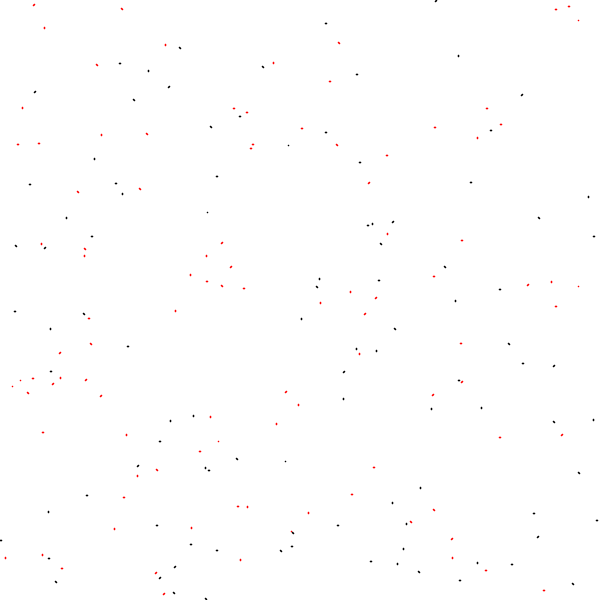
Frame 1 (no input)
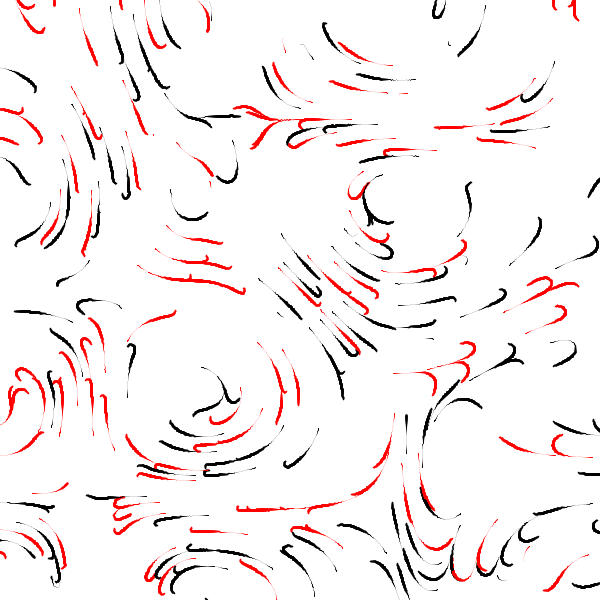
Frame 60 (the mouse pressed at the canvas centre just before this capture)
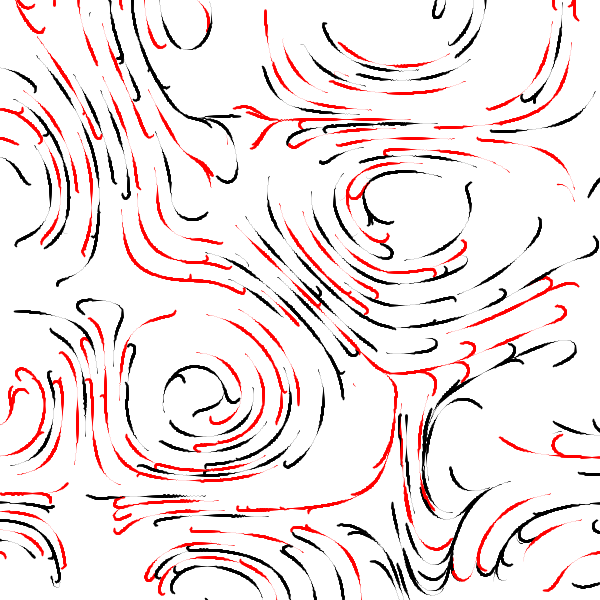
Frame 120 (the mouse held since frame 60 and released just before this capture)

The Processing sketch that drew these frames (run headless with seeded random() and noise(); from frame 60 on, the mouse is pressed at the canvas centre):

// Processing sketch: flow
// ── flow.pde
Point[] points = new Point[200];
float m = 200;
float d = 1;
float sc = 200;
void setup() {
  for (int i = 0; i < points.length; i++) {
    points[i] = new Point(new PVector(random(0, height), random(0, height)));
  }
  background(255);
  pixelDensity(displayDensity());
  size(600, 600);
  //noStroke();

  noiseDetail(1, 0.5);
  loadPixels();
  // colorMode(RGB, 255);
  //for (int x = 0; x < pixelWidth; x++) {
  //  for (int y = 0; y < pixelHeight; y++) {
  //    pixels[x+y*pixelWidth] = color(noise(x/2/sc, y/2/sc)*255);
  //  }
  //}
  strokeWeight(1);
  updatePixels();
}
void draw() {

  strokeWeight(((sin(frameCount/10.0)+1)/2)*3);
  for (int i = 0; i < points.length; i++) {
    float s;
    s = m*noise(points[i].pos.x/sc, points[i].pos.y/sc);

    //s+=(i/(float)points.length)*PI;
    //colorMode(HSB,100);
    //stroke(i/(float)points.length*255);
    stroke(0);
    if (i/(float)points.length<0.5) {
      s+=PI;
      stroke(255, 0, 0);
    }
    line(points[i].pos.x, points[i].pos.y, points[i].pos.x+cos(s)*d, points[i].pos.y + sin(s)*d);
    points[i].pos.add(cos(s)*d, sin(s)*d);
    if (points[i].pos.x > width||points[i].pos.x < 0) {
      points[i].pos = new PVector(random(0, width), random(0, height));
    } else if (points[i].pos.y > height||points[i].pos.y < 0) {
      points[i].pos = new PVector(random(0, width), random(0, height));
    }
  }
  //line(x, y, x+cos(s)*10, y + sin(s)*10);
  //pixels[x+y*width] = color(255*noise((x+frameCount)/100.0,y/100.0));

  //updatePixels();
}
void keyPressed() {
}

// ── Point.pde
class Point{
  PVector pos;
  color a = color(random(0,256), random(0,256), random(0,256));
  Point(PVector p){
    pos = p;
  }
  
}
  
